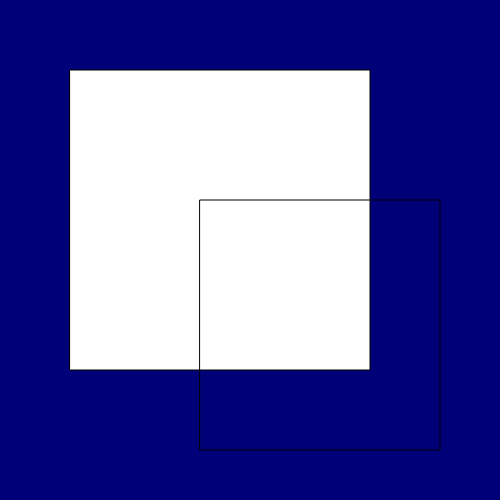
Frame 1 (no input)
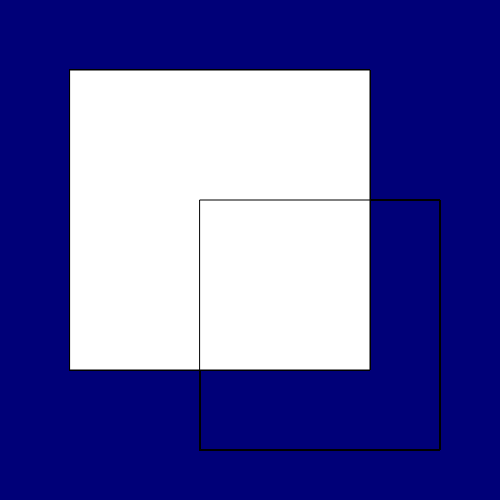
Frame 60 (no input)
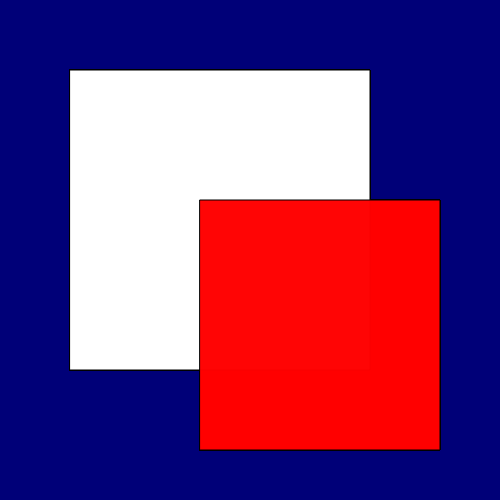
Frame 120 (the mouse pressed at the canvas centre since frame 60)

The p5.js sketch that drew these frames (run headless with seeded random() and noise() and a simulated clock; from frame 60 on, the mouse is pressed at the canvas centre):

// p5.js sketch
// ── sketch.js
function setup() {
  createCanvas(500, 500);
  background(0, 0, 120);
}

function draw() {

  // colors can have an optional fourth argument
  // called alpha -- this controls the opacity/transparency.
  // 0 is fully transparent, 255 is fully opaque, and 
  // between is translucent
  
  fill(255);
  rect(70, 70, 300, 300);
  
  // the fourth argument makes the other rectangle more or less
  // opaque/transparent. we attach the value to the x position
  // of the mouse
  fill(255, 0, 0, mouseX);
  rect(200, 200, 240, 250);
  
}
